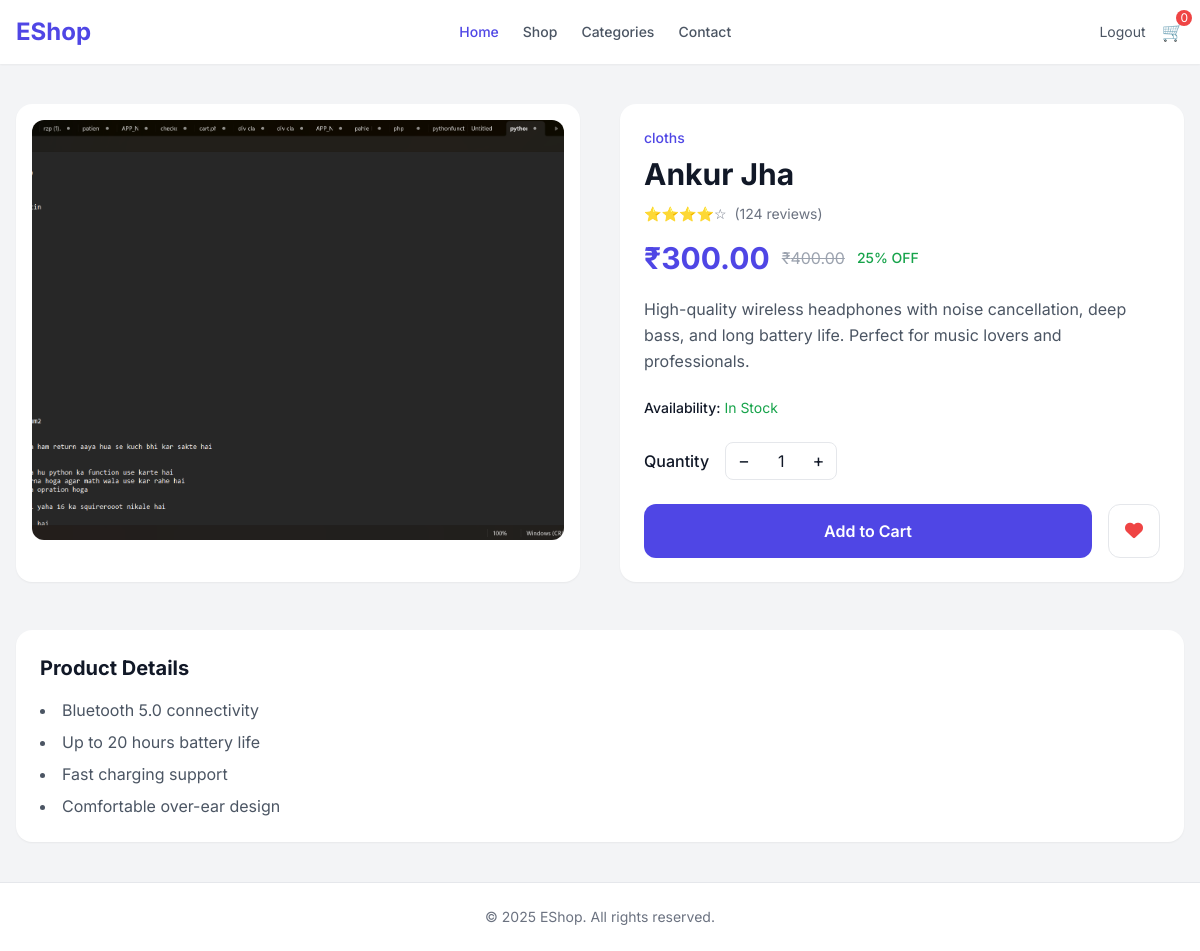
The app's page /view/bgvfctvygbh/ (signed in) with its own data.
### eshopapp/models.py (models this page shows, shortened)
class Product(models.Model):
    name = models.CharField(max_length=50)
    slug = models.CharField(unique=True, max_length=200)
    cat_id = models.ForeignKey(
        Category, on_delete=models.CASCADE, related_name="products"
    )
    mrp = models.DecimalField(max_digits=10, decimal_places=2)
    selling_price = models.DecimalField(max_digits=10, decimal_places=2)
    stock = models.IntegerField()
    image = models.ImageField(upload_to="photos/", null=True, blank=True)
    description = models.TextField()

class Category(models.Model):
    name = models.CharField(max_length=200)
    slug = models.SlugField(unique=True)
    parent_id = models.ForeignKey(
        "self", on_delete=models.CASCADE, null=True, blank=True, related_name="children"
    )
    created_at = models.DateTimeField(auto_now_add=True)
    def __str__(self):
        return self.name

### eshopapp/views.py (the view)
# urls.py: path("view/<slug:slug>/", productview, name="productview"),
def productview(request, slug):
    product = Product.objects.filter(slug=slug).first()
    user_id = request.user
    isWishlist = Wishlist.objects.filter(user_id=user_id, product_id=product).first()
    return render(
        request,
        "public/productview.html",
        {"product": product, "isWishlist": isWishlist},
    )

### eshopapp/templates/public/productview.html (shortened to what this page needs)
{% extends 'layout/publiclayout.html' %}
{% block content %}
  <section class="max-w-7xl mx-auto px-4 py-10">
    <div class="grid grid-cols-1 md:grid-cols-2 gap-10">
      <div class="bg-white rounded-2xl shadow-sm p-4">
        <img src="{{ product.image.url }}" alt="Product Image" class="w-full h-[420px] object-cover rounded-xl" />
      </div>
      <div class="bg-white rounded-2xl shadow-sm p-6">
        <p class="text-sm text-indigo-600 font-medium mb-2">{{ product.cat_id }}</p>
        <h1 class="text-3xl font-bold mb-3">{{ product.name }}</h1>
        <div class="flex items-center gap-2 text-sm text-gray-500 mb-4">
          ⭐⭐⭐⭐☆ <span>(124 reviews)</span>
        </div>
        <div class="flex items-center gap-3 mb-5">
          <span class="text-3xl font-bold text-indigo-600">₹{{ product.selling_price }}</span>
          <span class="text-gray-400 line-through">₹{{ product.mrp }}</span>
          <span class="text-green-600 text-sm font-medium">25% OFF</span>
        </div>
        <p class="text-gray-600 mb-6 leading-relaxed">High-quality wireless headphones with noise cancellation, deep bass, and long battery life. Perfect for music lovers and professionals.</p>
        <p class="text-sm mb-6">
          <span class="font-medium">Availability:</span>
          <span class="text-green-600">In Stock</span>
        </p>
        <div class="flex items-center gap-4 mb-6">
          <span class="font-medium">Quantity</span>
          <div class="flex items-center border rounded-lg">
            <button class="px-3 py-1 text-lg">−</button>
            <span class="px-4">1</span>
            <button class="px-3 py-1 text-lg">+</button>
          </div>
        </div>
        <div class="flex gap-4">
          <button class="flex-1 bg-indigo-600 text-white py-3 rounded-xl font-semibold hover:bg-indigo-700 transition">Add to Cart</button>
          {% if isWishlist %}
          <a href="{% url 'wishlistfunction' %}?product_id={{ product.id }}" class="flex items-center justify-center px-4 py-3 rounded-xl border hover:bg-gray-100 transition"><i class="fa-solid fa-heart text-red-500 text-lg"></i></a>
          {% else %}
          <a href="{% url 'wishlistfunction' %}?product_id={{ product.id }}" class="flex items-center justify-center px-4 py-3 rounded-xl border hover:bg-gray-100 transition"><i class="fa-solid fa-heart text-gray-500 text-lg"></i></a>
          {% endif %}
        </div>
      </div>
    </div>
    <div class="mt-12 bg-white rounded-2xl shadow-sm p-6">
      <h2 class="text-xl font-bold mb-4">Product Details</h2>
      <ul class="list-disc list-inside text-gray-600 space-y-2">
        <li>Bluetooth 5.0 connectivity</li>
        <li>Up to 20 hours battery life</li>
        <li>Fast charging support</li>
        <li>Comfortable over-ear design</li>
      </ul>
    </div>
  </section>
{% endblock %}

### eshopapp/templates/layout/publiclayout.html (style rules this page uses)
body { font-family: 'Inter', sans-serif; }

### records on screen
Product: image (picture), cat_id "cloths", name "Ankur Jha", selling_price "300.00", mrp "400.00"
